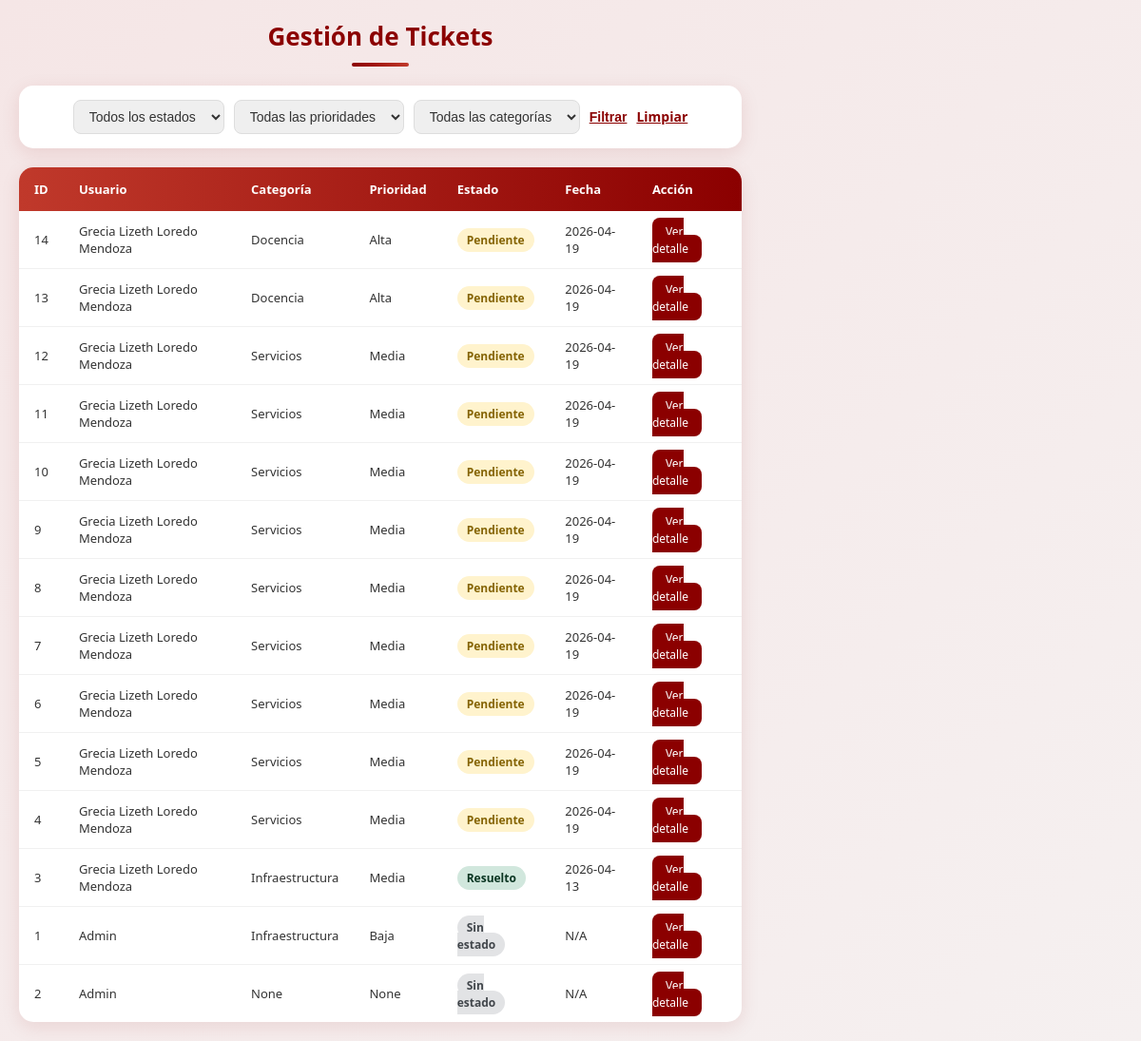
Before: /gestion_tickets (signed in) with the older database file.
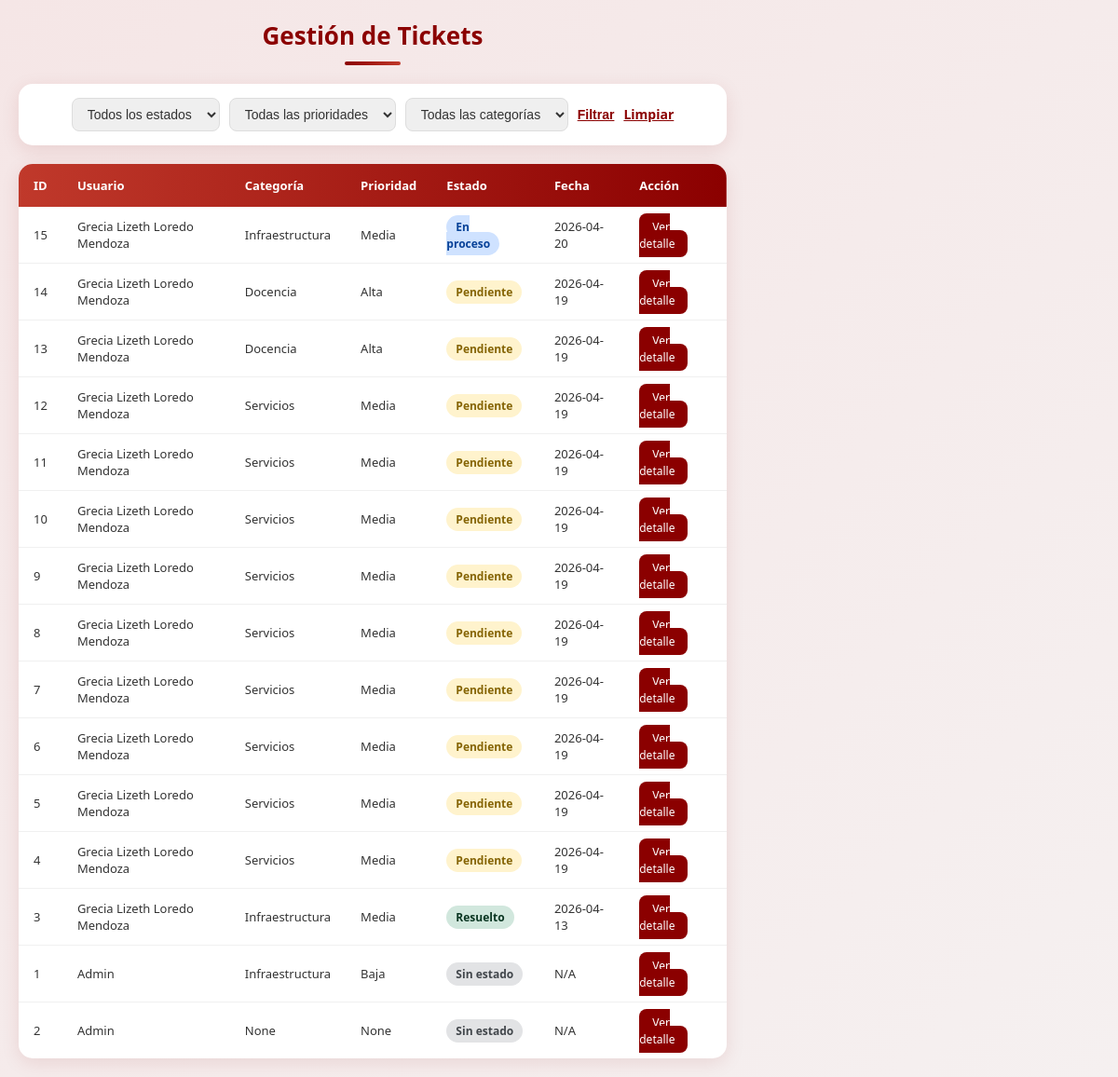
After: the same page with the newer database file.
### tables this page shows
CREATE TABLE ticket (
        id_ticket INTEGER PRIMARY KEY AUTOINCREMENT,
        titulo TEXT NOT NULL,
        descripcion TEXT,
        fecha_creacion TEXT,
        id_usuario INTEGER,
        id_categoria INTEGER,
        id_prioridad INTEGER,
        id_estado INTEGER,
        id_departamento INTEGER,
        ruta_imagen TEXT, comentario_admin TEXT,
        FOREIGN KEY (id_usuario) REFERENCES usuario(id_usuario),
        FOREIGN KEY (id_categoria) REFERENCES categoria(id_categoria),
        FOREIGN KEY (id_prioridad) REFERENCES prioridad(id_prioridad),
        FOREIGN KEY (id_estado) REFERENCES estado(id_estado),
        FOREIGN KEY (id_departamento) REFERENCES departamento(id_departamento)
    );

CREATE TABLE usuario (
        id_usuario INTEGER PRIMARY KEY AUTOINCREMENT,
        nombre TEXT NOT NULL,
        correo TEXT UNIQUE NOT NULL,
        contraseña TEXT NOT NULL,
        id_rol INTEGER,
        FOREIGN KEY (id_rol) REFERENCES rol(id_rol)
    );

CREATE TABLE categoria (
        id_categoria INTEGER PRIMARY KEY AUTOINCREMENT,
        nombre_categoria TEXT NOT NULL
    );

CREATE TABLE prioridad (
        id_prioridad INTEGER PRIMARY KEY AUTOINCREMENT,
        nombre_prioridad TEXT NOT NULL
    );

CREATE TABLE estado (
        id_estado INTEGER PRIMARY KEY AUTOINCREMENT,
        nombre_estado TEXT NOT NULL
    );

### app.py (the view)
@app.route('/gestion_tickets')
def gestion_tickets():
    if 'user_id' not in session:
        return redirect(url_for('login_page'))
    db_instance = Database(db_path)
    tickets = db_instance.obtener_todos_tickets()
    filtro_estado    = request.args.get('estado', '')
    filtro_prioridad = request.args.get('prioridad', '')
    filtro_categoria = request.args.get('categoria', '')
    if filtro_estado:
        tickets = [t for t in tickets if t[4] == filtro_estado]
    if filtro_prioridad:
        tickets = [t for t in tickets if t[3] == filtro_prioridad]
    if filtro_categoria:
        tickets = [t for t in tickets if t[2] == filtro_categoria]
    categorias  = db_instance.obtener_categorias()
    prioridades = db_instance.obtener_prioridades()
    return render_template('gestion_tickets.html',
                           tickets=tickets,
                           categorias=categorias,
                           prioridades=prioridades,
                           filtro_estado=filtro_estado,
                           filtro_prioridad=filtro_prioridad,
                           filtro_categoria=filtro_categoria)

### api_01.py (called while the page is built)
    def connect(self):
        try:
            self.conn = sqlite3.connect(self.db_file)
        except Error as e:
            print(f"Error al conectar a la base de datos: {e}")

    def disconnect(self):
        if self.conn:
            self.conn.close()

    def obtener_todos_tickets(self):
        self.connect()
        cursor = self.conn.cursor()
        cursor.execute("""
            SELECT t.id_ticket, u.nombre, c.nombre_categoria,
                   p.nombre_prioridad, e.nombre_estado,
                   t.fecha_creacion, t.ruta_imagen
            FROM ticket t
            LEFT JOIN usuario u ON t.id_usuario = u.id_usuario
            LEFT JOIN categoria c ON t.id_categoria = c.id_categoria
            LEFT JOIN prioridad p ON t.id_prioridad = p.id_prioridad
            LEFT JOIN estado e ON t.id_estado = e.id_estado
            ORDER BY t.fecha_creacion DESC
        """)
        tickets = cursor.fetchall()
        self.disconnect()
        return tickets

    def obtener_categorias(self):
        self.connect()
        cursor = self.conn.cursor()
        cursor.execute("SELECT id_categoria, nombre_categoria FROM categoria")
        categorias = cursor.fetchall()
        self.disconnect()
        return categorias

    def obtener_prioridades(self):
        self.connect()
        cursor = self.conn.cursor()
        cursor.execute("SELECT id_prioridad, nombre_prioridad FROM prioridad")
        prioridades = cursor.fetchall()
        self.disconnect()
        return prioridades

### templates/gestion_tickets.html (shortened to what this page needs)
{% extends "index.html" %}
{% block content %}
<link rel="stylesheet" href="{{ url_for('static', filename='gestion_tickets.css') }}">
<div class="gestion-container">
    <div class="gestion-header">
        <h1>Gestión de Tickets</h1>
        <div class="divider"></div>
    </div>
    <form method="GET" action="{{ url_for('gestion_tickets') }}" class="filtros">
        <select name="estado">
            <option value="">Todos los estados</option>
        </select>
        <select name="prioridad">
            <option value="">Todas las prioridades</option>
        </select>
        <select name="categoria">
            <option value="">Todas las categorías</option>
        </select>
        <button type="submit" class="btn-filtrar">Filtrar</button>
        <a href="{{ url_for('gestion_tickets') }}" class="btn-limpiar">Limpiar</a>
    </form>
    <div class="tabla-container">
        <table>
            <thead>
                <tr>
                    <th>ID</th>
                    <th>Usuario</th>
                    <th>Categoría</th>
                    <th>Prioridad</th>
                    <th>Estado</th>
                    <th>Fecha</th>
                    <th>Acción</th>
                </tr>
            </thead>
            <tbody>
                {% if tickets %}
                    {% for ticket in tickets %}
                    <tr class="fila-{{ ticket[4] | lower | replace(' ', '-') if ticket[4] else 'sin-estado' }}">
                        <td>{{ ticket[0] }}</td>
                        <td>{{ ticket[1] }}</td>
                        <td>{{ ticket[2] }}</td>
                        <td>{{ ticket[3] }}</td>
                        <td>
                            <span class="badge badge-{{ ticket[4] | lower | replace(' ', '-') if ticket[4] else 'sin-estado' }}">
                                {{ ticket[4] or 'Sin estado' }}
                            </span>
                        </td>
                        <td>{{ ticket[5][:10] if ticket[5] else 'N/A' }}</td>
                        <td>
                            <a href="{{ url_for('detalle_ticket', id_ticket=ticket[0]) }}" class="btn-detalle">Ver detalle</a>
                        </td>
                    </tr>
                    {% endfor %}
                {% else %}
                    <tr>
                        <td colspan="7" style="text-align:center; color:#888;">No hay tickets registrados.</td>
                    </tr>
                {% endif %}
            </tbody>
        </table>
    </div>
</div>
{% endblock %}

### templates/index.html (shortened to what this page needs)
<!DOCTYPE html>
<html lang="es">
    <link rel="stylesheet" href="estilos.css">
<head>
    <link rel="stylesheet" href="{{ url_for('static', filename='styles.css') }}">
</head>
<body>
    {% block content %}
    {% endblock %}
</body>
</html>

### templates/estilos.css (style rules this page uses)
body { margin: 10px; max-width: 800px; margin: auto; }

### static/styles.css (style rules this page uses)
body { margin: 0; font-family: Arial, sans-serif; background: #e5e5e5; }
form { display: flex; flex-direction: column; }
button { margin-top: 30px; padding: 14px; border-radius: 30px; border: none; background: linear-gradient(90deg, #2eacf9, #2a5298); color: white; font-size: 16px; font-weight: 500; cursor: pointer; transition: 0.25s; }
a { color: #2eacf9; font-weight: 500; text-decoration: none; }

### static/gestion_tickets.css (style rules this page uses)
body { margin: 0; font-family: 'Segoe UI', sans-serif; background: linear-gradient(135deg, #f5e6e6, #f5f0f0); min-height: 100vh; padding: 20px; box-sizing: border-box; }
.gestion-container { max-width: 900px; margin: 0 auto; }
.gestion-header { text-align: center; margin-bottom: 20px; }
.gestion-header h1 { color: #8b0000; font-size: 26px; margin: 0 0 4px 0; }
.divider { width: 60px; height: 4px; background: linear-gradient(90deg, #8b0000, #c0392b); border-radius: 10px; margin: 10px auto 20px; }
.filtros { display: flex; flex-direction: row; gap: 10px; flex-wrap: wrap; background: white; padding: 15px 20px; border-radius: 15px; box-shadow: 0 5px 20px rgba(139,0,0,0.1); margin-bottom: 20px; align-items: center; justify-content: center; }
.filtros select { padding: 8px 12px; border-radius: 8px; border: 1px solid #ddd; font-size: 14px; color: #333; min-width: 150px; }
.filtros button, .filtros a { margin: 0; padding: 0; align-self: center; }
.btn-filtrar { background: none; border: none; color: #8b0000; font-size: 14px; font-weight: 600; cursor: pointer; padding: 0; line-height: 1; text-decoration: underline; vertical-align: middle; margin-top: 0; }
.btn-limpiar { color: #8b0000; text-decoration: underline; font-size: 14px; font-weight: 600; padding: 0; line-height: 1; vertical-align: middle; }
.tabla-container { background: white; border-radius: 15px; box-shadow: 0 5px 20px rgba(139,0,0,0.1); overflow: hidden; }
table { width: 100%; border-collapse: collapse; }
thead { background: linear-gradient(90deg, #c0392b, #8b0000); color: white; }
th { padding: 14px 16px; text-align: left; font-size: 13px; font-weight: 600; }
td { padding: 12px 16px; font-size: 13px; border-bottom: 1px solid #f0f0f0; color: #333; }
tr:last-child td { border-bottom: none; }
.badge { padding: 4px 10px; border-radius: 20px; font-size: 12px; font-weight: 600; }
.badge-pendiente { background: #fff3cd; color: #856404; }
.badge-en-proceso { background: #cfe2ff; color: #084298; }
.badge-resuelto { background: #d1e7dd; color: #0a3622; }
.badge-sin-estado { background: #e2e3e5; color: #41464b; }
.btn-detalle { background: #8b0000; color: white; padding: 6px 14px; border-radius: 8px; text-decoration: none; font-size: 12px; transition: 0.2s; }

Changed rows visible on the page:
added ticket: id_ticket "15", nombre "Grecia Lizeth Loredo Mendoza", nombre_categoria "Infraestructura", nombre_prioridad "Media", nombre_estado "En proceso", fecha_creacion "2026-04-20"
